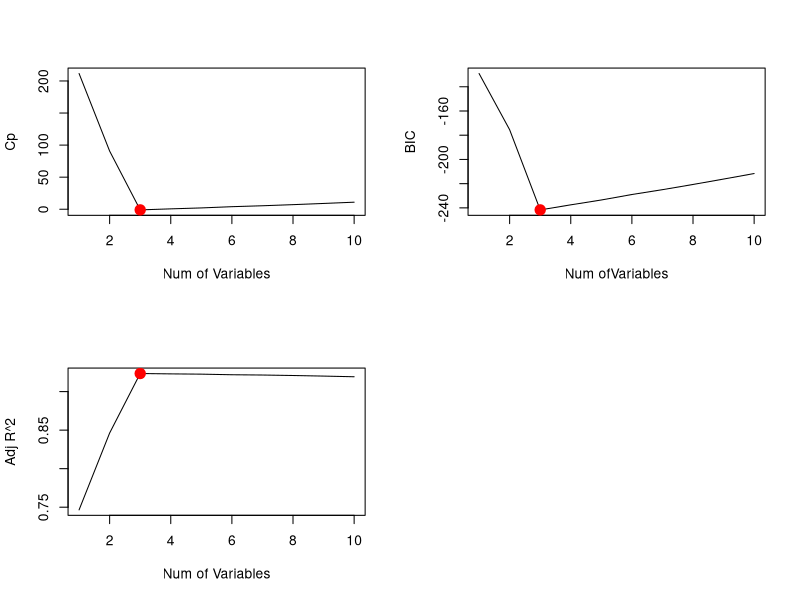
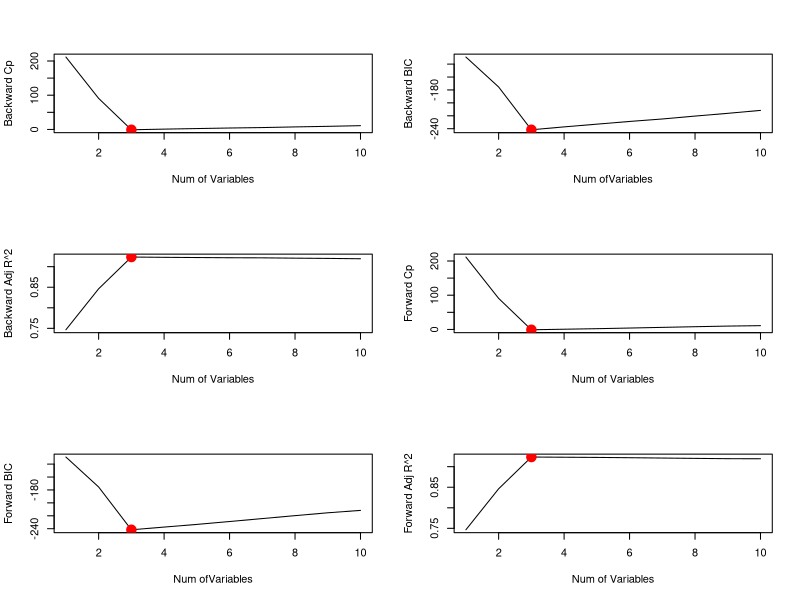

Reproduce these figures in R, in order.
## ---- chunk 1
set.seed(1)
n = 100
x = rnorm(100)
eps = rnorm(100)
## ---- chunk 2
y = 5 + 2*x + -1*x^2 + .6*x^3 + eps
## ---- chunk 3
library(leaps)
data.full = data.frame(y = y, x = x)
regfit.full = regsubsets(y ~ poly(x, 10, raw = TRUE), data = data.full, nvmax = 10)
regfit.sum = summary(regfit.full)
## ---- chunk 4
which.min(regfit.sum$cp)
## ---- chunk 5
which.min(regfit.sum$bic)
## ---- chunk 6
which.max(regfit.sum$adjr2)
## ---- chunk 7
par(mfrow = c(2, 2))
plot(regfit.sum$cp, xlab = "Num of Variables", ylab = "Cp", type = "l")
points(3, regfit.sum$cp[3], pch=20, col="red", lwd=7)
plot(regfit.sum$bic, xlab = "Num ofVariables", ylab = "BIC", type = "l")
points(3, regfit.sum$bic[3], pch=20, col="red", lwd=7)
plot(regfit.sum$adjr2, xlab = "Num of Variables", ylab = "Adj R^2", type = "l")
points(3, regfit.sum$adjr2[3], pch=20, col="red", lwd=7)
## ---- chunk 8
coef(regfit.full, which.max(regfit.sum$adjr2))
## ---- chunk 9
#backward
regfit.back = regsubsets(y ~ poly(x, 10, raw = TRUE), data = data.full, nvmax = 10, method ="backward")

#forward
regfit.for = regsubsets(y ~ poly(x, 10, raw = TRUE), data = data.full, nvmax = 10, method ="forward")

backward.sum = summary(regfit.back)
forward.sum = summary(regfit.for)

which.min(backward.sum$cp)
## ---- chunk 10
which.min(forward.sum$cp)
## ---- chunk 11
which.min(backward.sum$bic)
## ---- chunk 12
which.min(forward.sum$bic)
## ---- chunk 13
which.max(backward.sum$adjr2)
## ---- chunk 14
which.max(forward.sum$adjr2)
## ---- chunk 15
par(mfrow = c(3,2))
plot(backward.sum$cp, xlab = "Num of Variables", ylab = "Backward Cp", type = "l")
points(3, regfit.sum$cp[3], pch=20, col="red", lwd=7)
plot(backward.sum$bic, xlab = "Num ofVariables", ylab = "Backward BIC", type = "l")
points(3, regfit.sum$bic[3], pch=20, col="red", lwd=7)
plot(backward.sum$adjr2, xlab = "Num of Variables", ylab = "Backward Adj R^2", type = "l")
points(3, regfit.sum$adjr2[3], pch=20, col="red", lwd=7)
plot(forward.sum$cp, xlab = "Num of Variables", ylab = "Forward Cp", type = "l")
points(3, regfit.sum$cp[3], pch=20, col="red", lwd=7)
plot(forward.sum$bic, xlab = "Num ofVariables", ylab = "Forward BIC", type = "l")
points(3, regfit.sum$bic[3], pch=20, col="red", lwd=7)
plot(forward.sum$adjr2, xlab = "Num of Variables", ylab = "Forward Adj R^2", type = "l")
points(3, regfit.sum$adjr2[3], pch=20, col="red", lwd=7)
## ---- chunk 16
coef(regfit.for, which.max(forward.sum$adjr2))
## ---- chunk 17
coef(regfit.back, which.max(backward.sum$adjr2))
